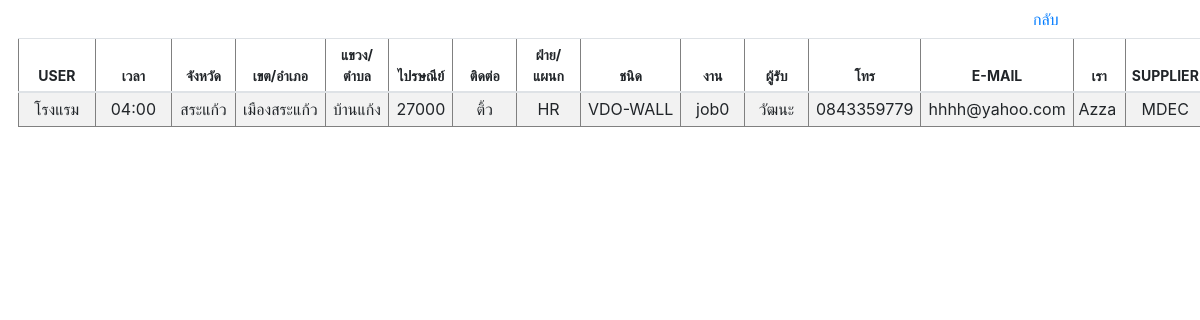
/customer/customer_look_up.php, run on the app's committed database.
### tables this page shows
CREATE TABLE `customer` (
  `REF_NO` varchar(255) NOT NULL,
  `CUSTOMER_ID` int(10) NOT NULL,
  `CREATE_DATE` varchar(255) NOT NULL,
  `TIME` varchar(255) NOT NULL,
  `AMOUNT` float NOT NULL,
  `PROJECT` varchar(255) NOT NULL,
  `USER` varchar(255) NOT NULL,
  `UNIT` varchar(255) DEFAULT NULL,
  `BRANDNAME` varchar(255) NOT NULL,
  `SERIES` varchar(255) NOT NULL,
  `LOGO` varchar(255) DEFAULT NULL,
  `PROVINCE` varchar(255) NOT NULL,
  `DISTRICT` varchar(255) NOT NULL,
  `SUBDISTRICT` varchar(255) NOT NULL,
  `ZIPCODE` varchar(5) NOT NULL,
  `CONTACT` varchar(255) NOT NULL,
  `DEPARTMENT` varchar(255) NOT NULL,
  `NAME` varchar(255) NOT NULL,
  `PHONE` varchar(10) NOT NULL,
  `EMAIL` varchar(255) NOT NULL,
  `DEALER` varchar(255) NOT NULL,
  `WE` varchar(255) NOT NULL DEFAULT 'Azza',
  `SUPPLIER` varchar(255) NOT NULL
);

### customer/customer_look_up.php (the view, shortened to what this page needs)
<?php
$idx=0;
$conn=new Databases;
$conn = $conn->__construct();
$JOB = $_POST['SEARCH_JOB'];
$SEARCH_USER = $_POST['SEARCH_USER'];
$SEARCH_DEALER = $_POST['SEARCH_DEALER'];
$query = "SELECT * FROM customer WHERE REF_NO LIKE '%$JOB%' AND USER LIKE '%$SEARCH_USER%' AND DEALER LIKE '%$SEARCH_DEALER%'";
$result = mysqli_query($conn, $query);
?>
<!DOCTYPE html PUBLIC "-//W3C//DTD XHTML 1.0 Transitional//EN" "http://www.w3.org/TR/xhtml1/DTD/xhtml1-transitional.dtd">
<html xmlns="http://www.w3.org/1999/xhtml">
<head>
<link rel="stylesheet" href="https://cdn.jsdelivr.net/npm/bootstrap@4.6.0/dist/css/bootstrap.min.css">
    <link href="https://unpkg.com/gijgo@1.9.13/css/gijgo.min.css" rel="stylesheet" type="text/css" />
</head>
<body>
<a style="margin-left:85%" class="btn btn-link" href="customer.php">กลับ</a>
<table border='1' style="width:99%; margin-left:1.5%" class="table table-striped table-sm">
  <thead align="center" style="font-size:14px;">
    <tr>
      <th>USER</th>
      <th>เวลา</th>
      <th>จังหวัด</th>
      <th>เขต/อำเภอ</th>
      <th>แขวง/ตำบล</th>
      <th>ไปรษณีย์</th>
      <th>ติดต่อ</th>
      <th>ฝ่าย/แผนก</th>
      <th>ชนิด</th>
      <th>งาน</th>
      <th>ผู้รับ</th>
      <th>โทร</th>
      <th>E-MAIL</th>
      <th>เรา</th>
      <th>SUPPLIER</th>
    </tr>
  </thead>
  <tbody>
      <?php
		while($row = mysqli_fetch_array($result))
		{$idx=$idx+1;
		?>
        <td width="6%" align="center"><nobr><?php echo $row['USER'] ;?></nobr></td>
        <td width="6%" align="center"><nobr><?php echo $row['TIME'] ;?></nobr></td>
        <td width="5%" align="center"><nobr><?php echo preg_replace('/[0-9]+/', '', $row['PROVINCE']) ;?></nobr></td>
        <td width="5%" align="center"><nobr><?php echo preg_replace('/[0-9]+/', '', $row['DISTRICT']) ;?></nobr></td>
        <td width="5%" align="center"><nobr><?php echo preg_replace('/[0-9]+/', '', $row['SUBDISTRICT']) ;?></nobr></td>
        <td width="5%" align="center"><nobr><?php echo $row['ZIPCODE'] ;?></nobr></td>
        <td width="5%" align="center"><nobr><?php echo $row['CONTACT'] ;?></nobr></td>
        <td width="5%" align="center"><nobr><?php echo $row['DEPARTMENT'] ;?></nobr></td>
        <td width="5%" align="center"><nobr><?php echo $row['SERIES'] ;?></nobr></td>
        <td width="5%" align="center"><nobr><?php echo $row['PROJECT']; ?></nobr></td>
        <td width="5%" align="center"><nobr><?php echo $row['NAME'] ;?></nobr></td>
        <td width="5%" align="center"><nobr><?php echo $row['PHONE'] ;?></nobr></td>
        <td width="5%" align="center"><nobr><?php echo $row['EMAIL'] ;?></nobr></td>
        <td width="4%" align="left"><nobr><?php echo $row['WE'] ;?></nobr></td>
        <td width="3%" align="center"><nobr><?php echo $row['SUPPLIER'] ;?></nobr></td>
        <?php
		}
?>
   </tbody>
</table>
</body>
</body>
</html>

### data on the page
customer: USER "โรงแรม", TIME "04:00", PROVINCE "สระแก้ว", DISTRICT "เมืองสระแก้ว", SUBDISTRICT "บ้านแก้ง", ZIPCODE "27000", CONTACT "ติ้ว", DEPARTMENT "HR", SERIES "VDO-WALL", PROJECT "job0", NAME "วัฒนะ", PHONE "0843359779", EMAIL "hhhh@yahoo.com", WE "Azza", SUPPLIER "MDEC"
